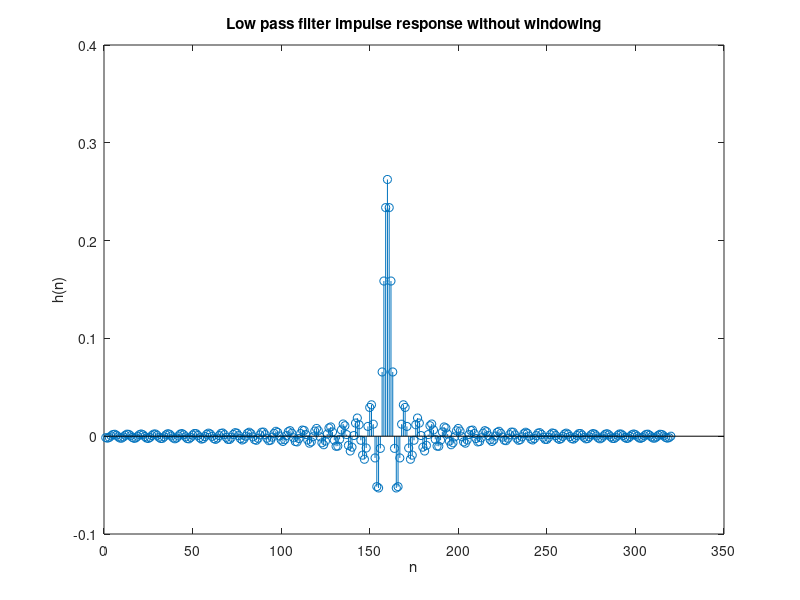
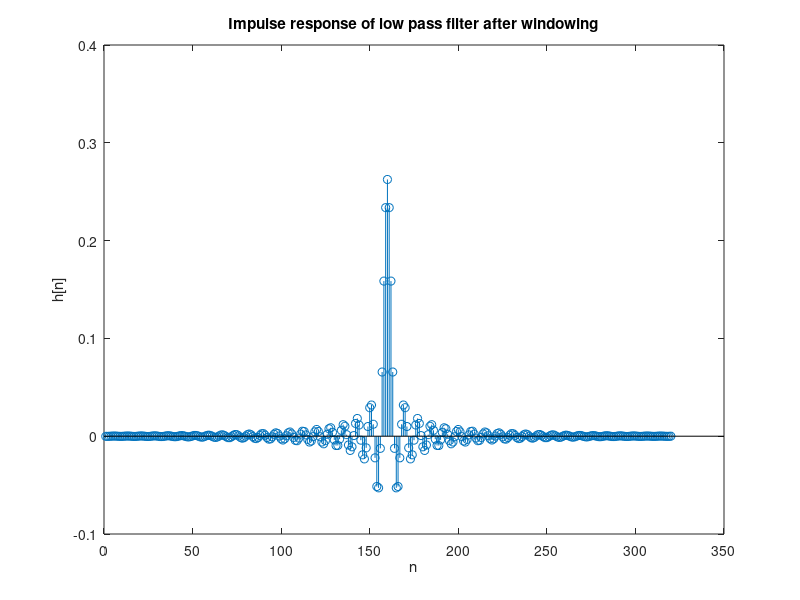
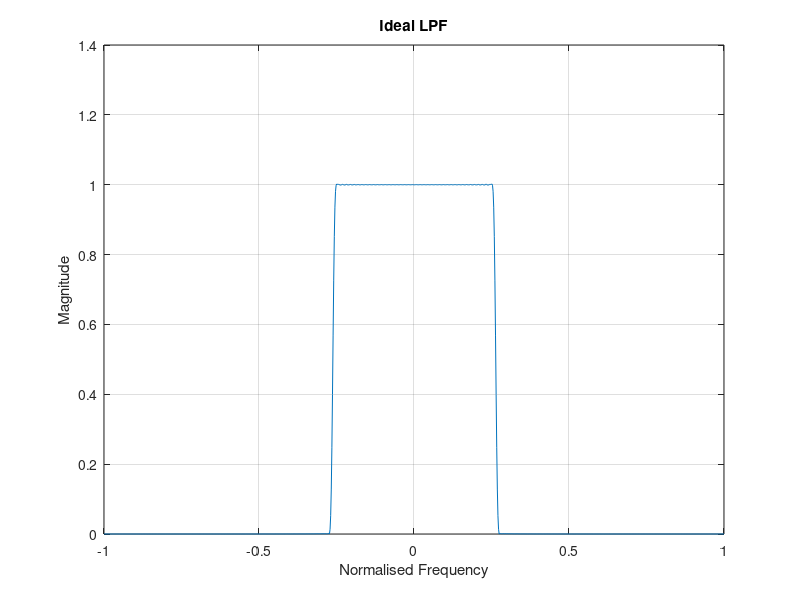
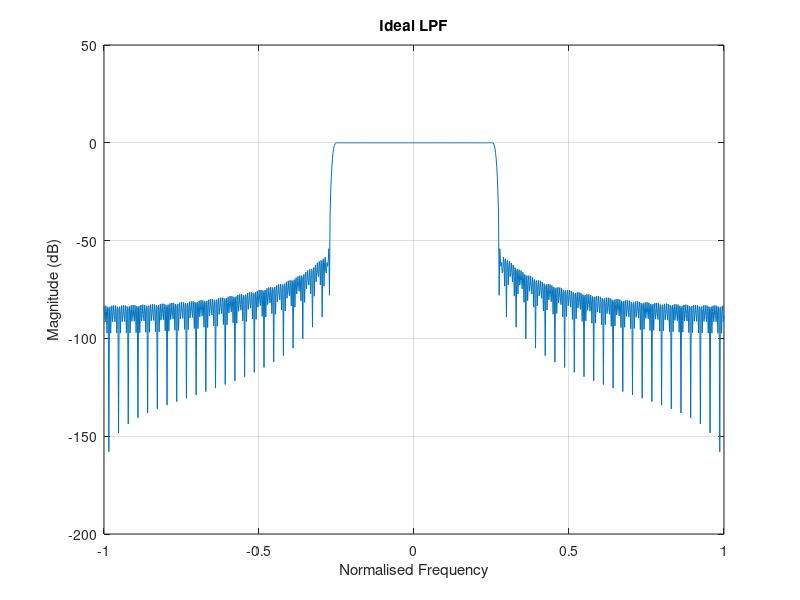

MATLAB code for these plots, in order:
clc;
clear all;
close all;
fpass=1000;%pass band frequency
fstop=1100;%stop band frequency
fs=8000;%sampling frequency
d1=0.9;
d2=50;
w = (fpass+fstop)*2*pi/(2*fs); %cutoff frequency 
tb=((fstop-fpass)*2*pi)/fs;%transition bandwidth
 N=(8*pi)/tb;%order of filter from main lobe width of window
% N=300;
h=zeros(1,N) ;
 
for n = 1:N 
    h(n) = sin(w*(n - ceil(N/2)))/(pi*(n - ceil(N/2))); %impulse response of ideal low pass filter(delayed)
end



h(ceil(N/2)) = w/pi;
figure
stem(h);
xlabel('n');
ylabel('h(n)');
title('Low pass filter impulse response without windowing');


 
n=1:N;
for ii=1:N
w(ii)=0.54-0.46*(cos((2*pi*ii)/(N)));%Hamming window
%  w(ii)=0.42-0.5*cos((2*pi*ii)/N)+0.08*cos((4*pi*ii)/N);
end
hw = (h.*w); %windowing the impulse response
figure
stem(hw);
xlabel('n');
ylabel('h[n]');
title('Impulse response of low pass filter after windowing');

hfft=fft(hw,1024);
x=-0.5:1/(length(hfft)-1):0.5;
figure,
% subplot(211),
plot(2*x,(abs(fftshift(fft(hw,1024)))));
xlabel('Normalised Frequency');
ylabel('Magnitude');
title('Ideal LPF');
grid on;

figure
% subplot(212),
plot(2*x,20*log10(abs(fftshift(fft(hw,1024)))));
xlabel('Normalised Frequency');
ylabel('Magnitude (dB)');
title('Ideal LPF');
grid on;
